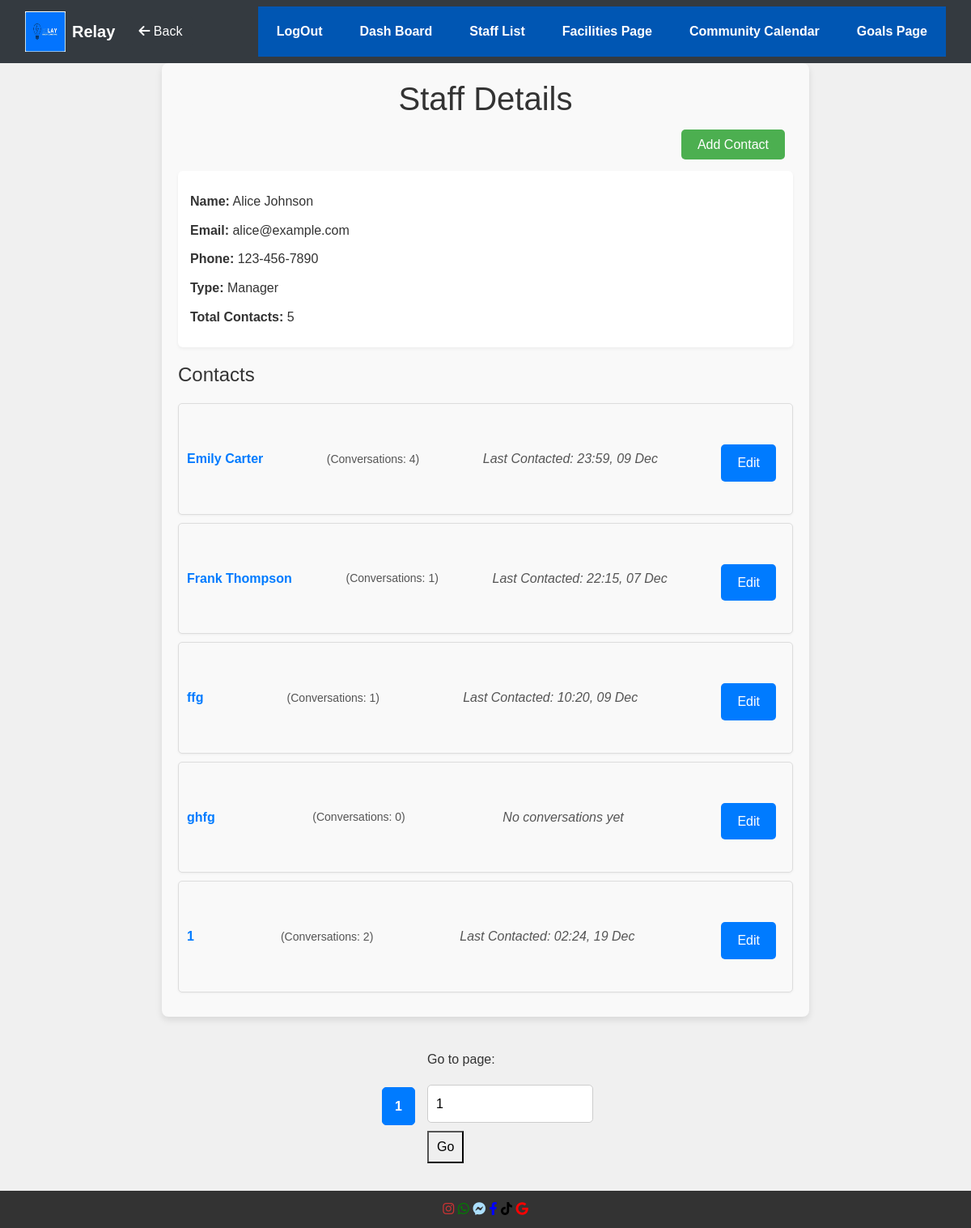
The app's page /staffDetails.php?id=1 with its own data.
### tables this page shows
CREATE TABLE Staff (
                       StaffID INTEGER PRIMARY KEY,
                       Name TEXT NOT NULL,
                       TypeID INTEGER,
                       Email TEXT,
                       Phone TEXT,
                       FOREIGN KEY (TypeID) REFERENCES StaffType(TypeID)
);

CREATE TABLE StaffType (
                           TypeID INTEGER PRIMARY KEY,
                           Type TEXT NOT NULL
);

CREATE TABLE Contacts (
                          ContactID INTEGER PRIMARY KEY,
                          Name TEXT NOT NULL,
                          Email TEXT,
                          Number TEXT
);

### Models/Database.php (called while the page is built)
<?php
class Database {
    private static $instance = null;
    private $conn;
    private function __construct() {
        try {
            $this->conn = new PDO('sqlite:' . __DIR__ . '/../dataBase.sqlite');
            $this->conn->setAttribute(PDO::ATTR_ERRMODE, PDO::ERRMODE_EXCEPTION);
        } catch (PDOException $e) {
            die("Database connection failed: " . $e->getMessage());
        }
    }
    public static function getInstance() {
        if (!self::$instance) {
            self::$instance = new Database();
        }
        return self::$instance;
    }
    public function getConnection() {
        return $this->conn;
    }
}

### Models/StaffData.php (called while the page is built, shortened)
<?php
require_once 'Database.php';
class StaffData {
    private $db;
    public function __construct() {
        $this->db = Database::getInstance()->getConnection();
    }
    public function getStaffDetails($staffId) {
        $query = "
            SELECT s.*, st.Type
            FROM Staff s
            INNER JOIN StaffType st ON s.TypeID = st.TypeID
            WHERE s.StaffID = :staffId
        ";
        $stmt = $this->db->prepare($query);
        $stmt->bindParam(':staffId', $staffId, PDO::PARAM_INT);
        $stmt->execute();
        return $stmt->fetch(PDO::FETCH_ASSOC);
    }
}

### Models/ContactData.php (called while the page is built, shortened)
<?php
require_once 'Database.php';
class ContactData {
    private $db;
    public function __construct() {
        $this->db = Database::getInstance()->getConnection();
    }
    public function getContactsByStaff($staffId) {
        $query = "
        SELECT c.*,
               COUNT(conv.ConversationID) AS conversationCount,
               MAX(conv.ConversationDate) AS lastContacted
        FROM Contacts c
        INNER JOIN Connections conn ON c.ContactID = conn.ContactID
        LEFT JOIN Conversations conv ON conn.ConnectionID = conv.ConnectionID
        WHERE conn.StaffID = :staffId
        GROUP BY c.ContactID
    ";
        $stmt = $this->db->prepare($query);
        $stmt->bindParam(':staffId', $staffId, PDO::PARAM_INT);
        $stmt->execute();
        return $stmt->fetchAll(PDO::FETCH_ASSOC);
    }
}

### Views/staffDetails.phtml (the view, shortened to what this page needs)
<?php include 'template/header.phtml'; ?>
<div class="staff-details-container">
    <h1>Staff Details</h1>
    <div class="add-contact-btn-container">
        <a href="/contactEdit.php?staffId=<?= $staffDetails['StaffID'] ?>" class="add-contact-btn">Add Contact</a>
    </div>
    <div class="staff-info">
        <p><strong>Name:</strong> <?= htmlspecialchars($staffDetails['Name']) ?></p>
        <p><strong>Email:</strong> <?= htmlspecialchars($staffDetails['Email']) ?></p>
        <p><strong>Phone:</strong> <?= htmlspecialchars($staffDetails['Phone']) ?></p>
        <p><strong>Type:</strong> <?= htmlspecialchars($staffDetails['Type']) ?></p>
        <p><strong>Total Contacts:</strong> <?= count($contacts) ?></p>
    </div>
    <h2>Contacts</h2>
    <?php if (count($contacts) > 0): ?>
        <ul class="contacts-list">
            <?php foreach ($contacts as $contact): ?>
                <li class="contact-item">
                    <a href="/ContactDetails.php?id=<?= htmlspecialchars($contact['ContactID']) ?>" class="contact-link">
                        <?= htmlspecialchars($contact['Name']) ?>
                    </a>
                    <span class="conversation-count">(Conversations: <?= htmlspecialchars($contact['conversationCount']) ?>)</span>
                    <span class="last-contacted">
                        <?php if (!empty($contact['lastContacted'])): ?>
                            <?php
                            $formattedDate = date('H:i, d M', strtotime($contact['lastContacted']));
                            ?>
                            Last Contacted: <?= htmlspecialchars($formattedDate) ?>
                        <?php else: ?>
                            No conversations yet
                        <?php endif; ?>
                    </span>
                    <form action="/contactEdit.php" method="POST" style="display:inline;">
                        <button type="submit" name="edit_contact" class="edit-contact-btn">Edit</button>
                    </form>
                </li>
            <?php endforeach; ?>
        </ul>
    <?php else: ?>
        <p>No contacts found for this staff member.</p>
    <?php endif; ?>
</div>
<div class="pagination">
    <?php for ($i = 1; $i <= $totalPages; $i++): ?>
        <a href="?id=<?= $staffDetails['StaffID'] ?>&page=<?= $i ?>" class="<?= $i == $page ? 'active' : '' ?>"><?= $i ?></a>
    <?php endfor; ?>
    <form action="" method="get" class="page-input-form">
        <label for="page-input">Go to page:</label>
        <input type="number" id="page-input" name="page" min="1" max="<?= $totalPages ?>" value="<?= $page ?>" required>
        <button type="submit">Go</button>
    </form>
</div>
<?php include 'template/footer.phtml'; ?>

### css/styles.css (style rules this page uses)
body, h1, h2, h3, p, ul, li { margin: 0; padding: 0; box-sizing: border-box; }
body { font-family: Arial, sans-serif; background-color: #f0f0f0; color: #333; line-height: 1.6; padding-bottom: 5vw; }
h1 { text-align: center; color: #333; margin-bottom: 20px; }
h2 { color: #444; margin-bottom: 10px; font-size: 18px; }
form { margin: 20px 0; }
form input[type="text"], form input[type="email"], form input[type="number"], form textarea { width: 100%; padding: 10px; margin: 10px 0; border: 1px solid #ccc; border-radius: 5px; }
.staff-details-container { max-width: 800px; margin: 0 auto; padding: 20px; font-family: Arial, sans-serif; background-color: #f9f9f9; border-radius: 8px; box-shadow: 0 4px 8px rgba(0, 0, 0, 0.1); }
.staff-info { background-color: #fff; padding: 15px; border-radius: 6px; box-shadow: 0 2px 4px rgba(0, 0, 0, 0.05); margin-bottom: 20px; }
.staff-info p { margin: 10px 0; font-size: 16px; }
.contact-item { padding: 10px; background-color: #fff; margin-bottom: 8px; border-radius: 6px; box-shadow: 0 1px 3px rgba(0, 0, 0, 0.05); display: flex; justify-content: space-between; align-items: center; }
.contact-link { font-size: 16px; color: #007bff; text-decoration: none; font-weight: bold; }
.conversation-count { font-size: 14px; color: #555; }
.contact-item a { margin-right: 10px; }
.add-contact-btn-container { text-align: right; margin-bottom: 20px; }
.contacts-list { list-style-type: none; padding-left: 0; }
.contact-item { margin-bottom: 10px; padding: 10px; background-color: #f9f9f9; border: 1px solid #ddd; border-radius: 5px; }
.contact-link { font-size: 16px; color: #007bff; text-decoration: none; }
.add-contact-btn, .edit-contact-btn, .delete-contact-btn { background-color: #4CAF50; color: white; padding: 10px 20px; border-radius: 5px; text-decoration: none; font-size: 16px; transition: background-color 0.3s ease; margin: 10px; }
.last-contacted { font-style: italic; color: #555; margin-left: 10px; display: inline-block; }
.edit-contact-btn { background-color: #007BFF; color: white; padding: 10px 20px; border: none; cursor: pointer; border-radius: 5px; margin-top: 20px; }
h2 { margin-bottom: 20px; font-size: 1.5rem; color: #333; }
ul { list-style: none; padding-left: 0; }
li { padding: 0; margin: 0; }
.pagination { display: flex; justify-content: center; align-items: center; margin-top: 20px; }
.pagination a { padding: 10px 15px; margin: 0 5px; text-decoration: none; color: #007bff; border: 1px solid #007bff; border-radius: 5px; transition: background-color 0.3s, color 0.3s; }
.pagination a.active { background-color: #007bff; color: white; }
.pagination a:first-child, .pagination a:last-child { font-weight: bold; }
.page-input-form { display: inline-block; margin-left: 10px; }
.page-input-form input { width: 60px; padding: 5px; margin-right: 5px; }
.page-input-form button { padding: 5px 10px; }

### records on screen
staff: Name "Alice Johnson", Email "alice@example.com", Phone "123-456-7890", TypeID.Type "Manager"
contacts: Name "Emily Carter", conversationCount "4", formattedDate "23:59, 09 Dec"
contacts: Name "Frank Thompson", conversationCount "1", formattedDate "22:15, 07 Dec"
contacts: Name "ffg", conversationCount "1", formattedDate "10:20, 09 Dec"
contacts: Name "ghfg", conversationCount "0", shows "No conversations yet"
contacts: Name "1", conversationCount "2", formattedDate "02:24, 19 Dec"

### other values on screen
count($contacts) "5"
